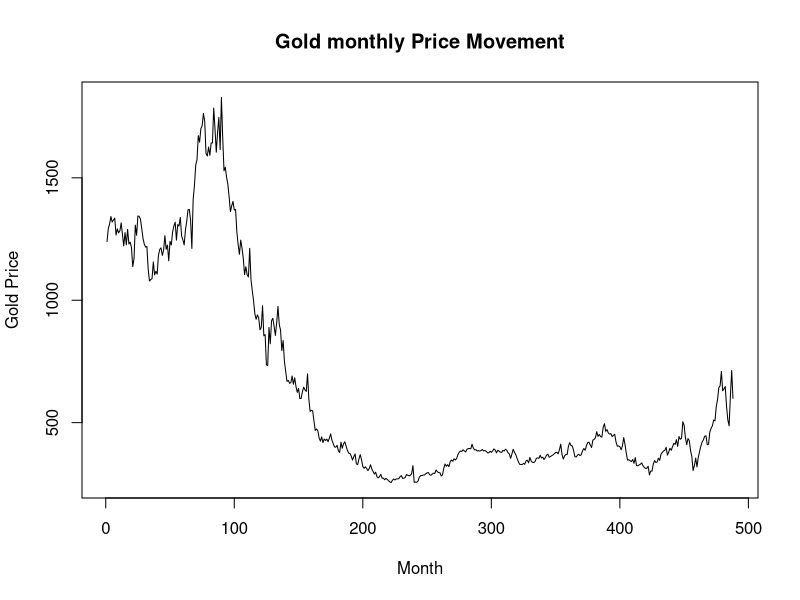
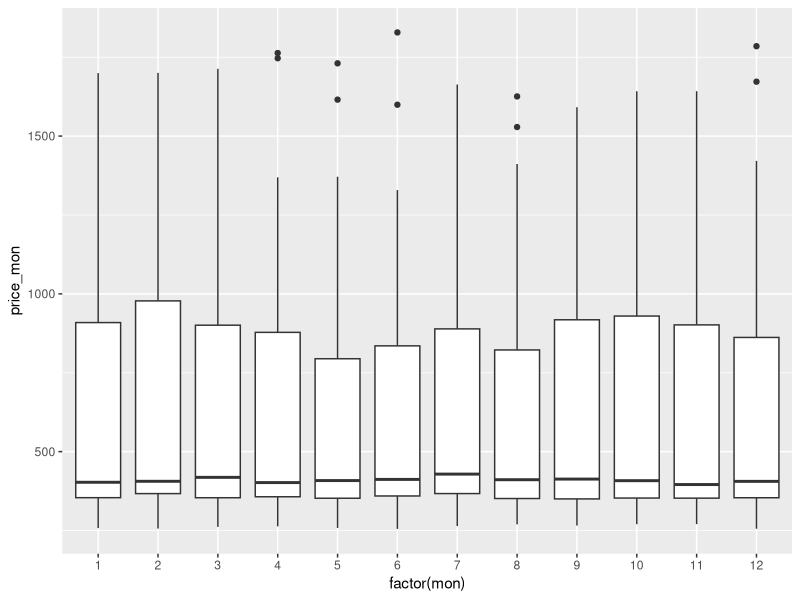
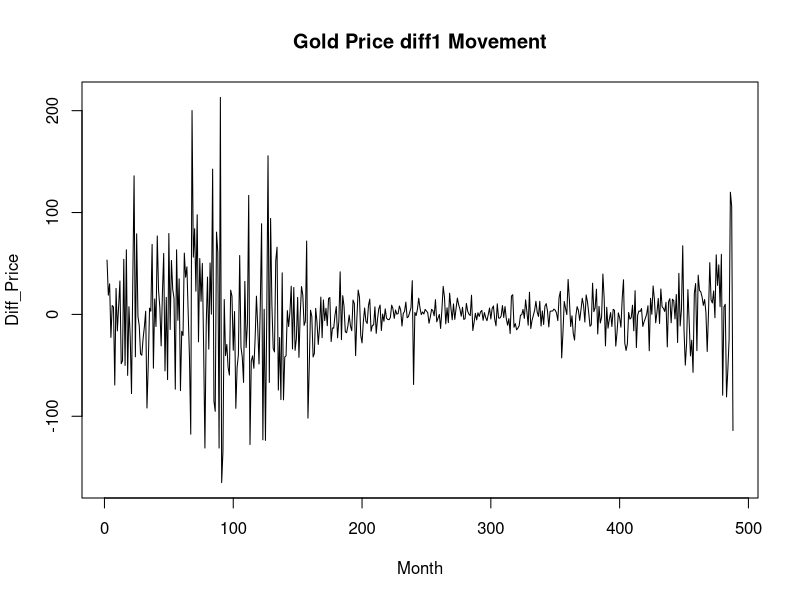
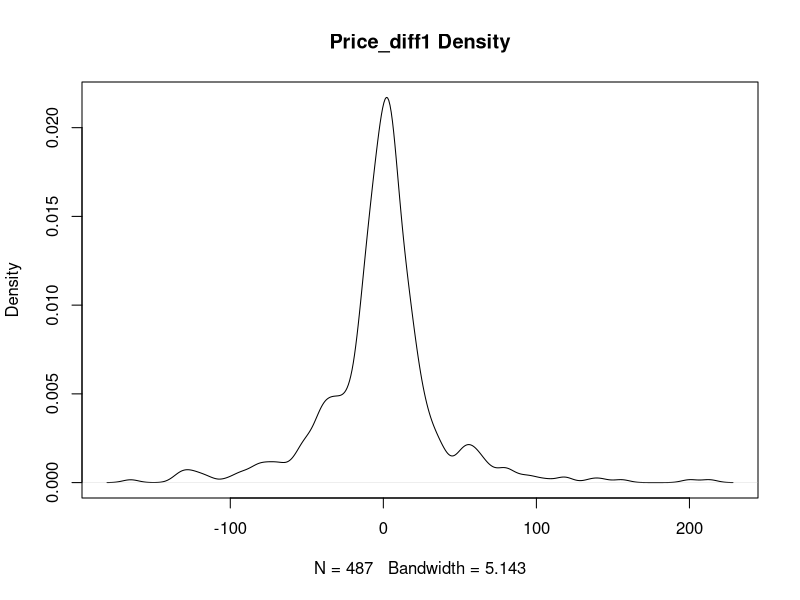
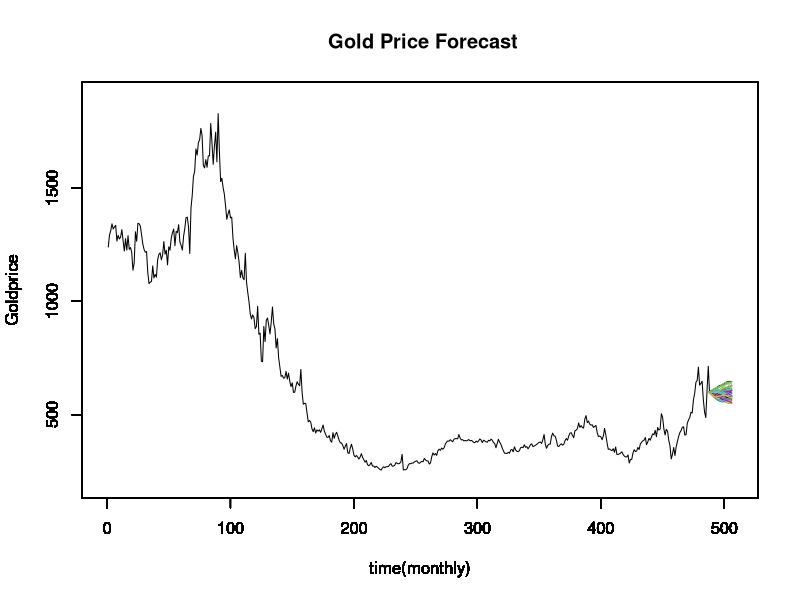
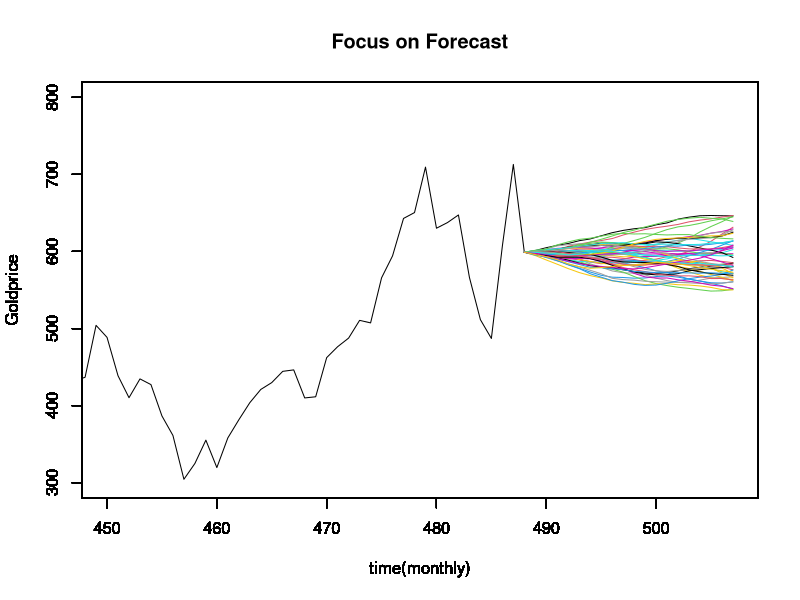
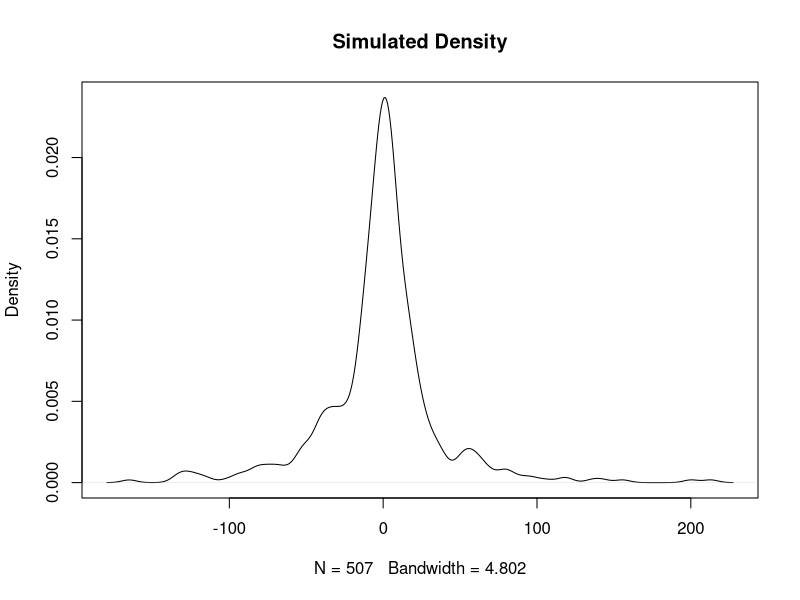
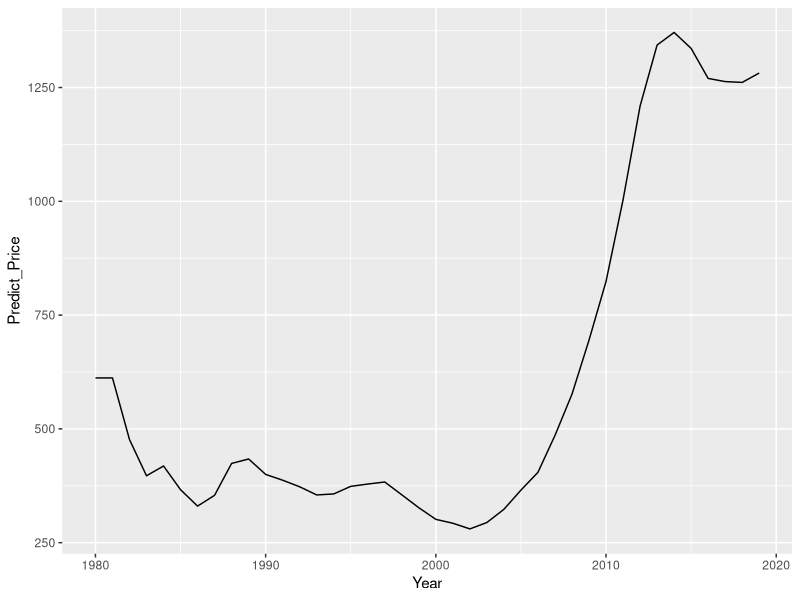

Generate these figures, in order, with R:
## ---- chunk 1
library(quadprog)
library(tseries)
library(rmutil)
library(ggplot2)
library(dplyr)
library(magrittr)
# read the data
gold_origin = read.csv("goldx.csv")
# glance the data
head(gold_origin, 10)
## ---- chunk 2
# glance the data
a <-c(1,2,3,9771)
gold_plot=gold_origin[-a,]
num_mon <-floor(length(gold_plot$Price)/20)
price_mon <- numeric(num_mon)
for(i in 1:num_mon){
  price_mon[i]<-gold_plot$Price[20*i]
}
plot((1:num_mon),price_mon, type='l',
     main="Gold monthly Price Movement",
     xlab="Month", ylab="Gold Price")
## ---- chunk 3
z=c(489:492)
mon=rep(1:12,times=41)[-z]
df=cbind.data.frame(mon,price_mon)
ggplot(df, aes(x = factor(mon), y = price_mon)) + geom_boxplot()
## ---- chunk 4
a=adf.test(price_mon,alternative = "stationary")$p.value
b=Box.test(price_mon, lag = 5, type = 'Ljung-Box')$p.value
## ---- chunk 5
#diff1
price_diff1 <- diff(price_mon)
## ---- chunk 6
plot((2:num_mon),price_diff1, type='l',
     main="Gold Price diff1 Movement",
     xlab="Month", ylab="Diff_Price")
adf.test(price_diff1, alternative = "stationary")$p.value
Box.test(price_diff1, lag = 5, type = 'Ljung-Box')$p.value #correlation coefficient equals 0
## ---- chunk 7
plot(density(price_diff1),main="Price_diff1 Density")
## ---- chunk 8
set.seed(1)
n=length(price_diff1)
B=10000
thetahat=mean(price_diff1)
boot_thetahat=numeric(B)
for(b in 1:B){
  xboot=sample(price_diff1,n,replace=TRUE)
  boot_thetahat[b]=mean(xboot)
}
bootbias=mean(boot_thetahat)-thetahat
bootse=sd(boot_thetahat)
sprintf("The bias of price mean is %f and the standard error is %f.",bootbias,bootse)
## ---- chunk 9
set.seed(1)
jack_thetahat=numeric(n)
for(i in 1:n){
  jack_thetahat[i]=mean(price_diff1[-i])
}
jackbias=(n-1)*(mean(jack_thetahat)-thetahat)
sumsq=sum((jack_thetahat-mean(jack_thetahat))^2)
jackse=sqrt((n-1)/n)*sqrt(sumsq)
sprintf("The bias of price mean is %f and the standard error is %f.",jackbias,jackse)
## ---- chunk 10
#permutation
s=sqrt(bootse^2/2)
double_exp=rlaplace(n,thetahat,s)
n_price = length(price_diff1)
n_exp = length(double_exp)
t.test(price_diff1, double_exp, var.equal=TRUE)

# Compute the observed test statistic
B = 10000
z = c(price_diff1, double_exp)
nu = 1:(n_price + n_exp)
reps = numeric(B)
t0 = abs(t.test(price_diff1, double_exp, var.equal=TRUE)$statistic)

# Applying permutation test
for(i in 1:B){
  # Generate a random permutation for the data for weights of the chicks on the two diets
  perm = sample(nu, size = n_price,replace=FALSE)
  x4 = z[perm]
  y4 = z[-perm]
  # Generate a test statistic
  reps[i] = t.test(x4, y4, var.equal=TRUE)$statistic
  reps[i] = abs(reps[i])
}
# compute empirical p-value
p = mean(c(t0, reps) >= t0);p
## ---- chunk 11
forecast_length = 20
h=100     #100 times
gold_simulation <- matrix(NA, nrow = h, ncol = forecast_length, byrow = TRUE)
#sediff=sqrt(var(price_diff1)/2)
sediff=sqrt((bootse)^2/2)
j = 1
i=2
while(j <= h) {
  gold_simulation[j,1] <- price_mon[488]
  x <-numeric(forecast_length)
  x[1]=rnorm(1,thetahat,sediff)
  k=0
  u <-runif(forecast_length)
  for(i in 2:forecast_length) {
    xt <-x[i-1]
    y <-rnorm(1,xt,sediff)
    num <- dlaplace(y,xt,sediff)*dnorm(xt,y,sediff)
    den <- dlaplace(xt,y,sediff)*dnorm(y,xt,sediff)
    if(u[i] <= num/den)  x[i] <-y
    else {
      x[i]<-xt
      k=k+1
    }
  }
  
  for (i in 2:forecast_length){
    gold_simulation[j,i] <- gold_simulation[j,i-1] + x[i]
  }
    #gold_step <- rlaplace(1,thetahat,28)
  j = j + 1;
}

a<-c()
for (i in 1:100){
 if ((gold_simulation[i,20]<550) || (gold_simulation[i,20]>650))
  {a=c(a,i) }
 i=i+1
}
gold_simulation_1 <-gold_simulation[-a,]
len=dim(gold_simulation_1)[1]
## ---- chunk 12
plot((1:(n+1)), price_mon, col = 1, pch = 20, type = 'l', xlim=c(0,n+forecast_length), ylim=c(200, 1900),xlab="time(monthly)", ylab="Goldprice", main = " Gold Price Forecast")
par(new=TRUE)
for(i in (1:len)) {
  plot((n:(n+forecast_length-1)), gold_simulation_1[i,], col = i+1, pch = 20, type = 'l', xlim=c(0,n+forecast_length), ylim=c(200, 1900),xlab="time(monthly)", ylab="Goldprice")
  if(i != len){
    par(new=TRUE)
  }
}
## ---- chunk 13
plot((1:(n+1)), price_mon, col = 1, pch = 20, type = 'l', xlim=c(450,n+forecast_length), ylim=c(300, 800),xlab="time(monthly)", ylab="Goldprice", main = "Focus on Forecast")
par(new=TRUE)
for(i in (1:len)) {
  plot(((n+1):(n+forecast_length)), gold_simulation_1[i,], col = i+1, pch = 20, type = 'l', xlim=c(450,n+forecast_length), ylim=c(300, 800),xlab="time(monthly)", ylab="Goldprice")
   if(i != len){
    par(new=TRUE)
  }
}
## ---- chunk 14
plot(density(c(price_diff1,x)),main="Simulated Density")
## ---- chunk 15
gold_origin = gold_origin[gold_origin$year != 79,]
splitdf = split(gold_origin, gold_origin$year)
gold_origin %>% group_by(year) %>% summarise(Price = mean(Price)) -> average_price
## ---- chunk 16
normalize = function(x){
  (x-max(x)) / (max(x) - min(x))
}
## ---- chunk 17
update_mean = function(prior_sigma, prior_mean, x){
  n = length(x)
  sigma = sd(x)/sqrt(n)
  1/(1/prior_sigma^2+n/sigma^2) * (prior_mean/prior_sigma^2 + sum(x)/sigma^2)
}

update_sd = function(prior_sigma, x){
  n = length(x)
  sigma = sd(x)
  sqrt((1/prior_sigma^2 + n/sigma^2) ^ (-1))
}

Year = seq(1980, 2019, 1)
post_mean = numeric(length(Year))
post_sd = numeric(length(Year))
names(post_mean) = names(post_sd) = Year
prior_mean = 600
prior_sigma = 1

x = splitdf[[1]]$Price
samples = rnorm(20, mean(x), 0.06)
post_mean[1] = update_mean(prior_sigma, prior_mean, samples)
post_sd = update_sd(prior_sigma, samples)


for (i in 2:length(post_mean)) {
  prior_sigma = post_sd[i-1]
  prior_mean = post_mean[i-1]
  x = splitdf[[i-1]]$Price
  
  samples = rnorm(20, mean(x), 0.06)
  
  post_mean[i] = update_mean(prior_sigma, prior_mean, samples) 
  post_sd[i] = update_sd(prior_sigma, samples)
}
result = data.frame(Year = Year, Predict_Price = post_mean)
## ---- chunk 18
ggplot(result) + geom_line(aes(x = Year, y = Predict_Price)) 
## ---- chunk 19
ggplot(average_price) + geom_line(aes(x = year, y = Price))
